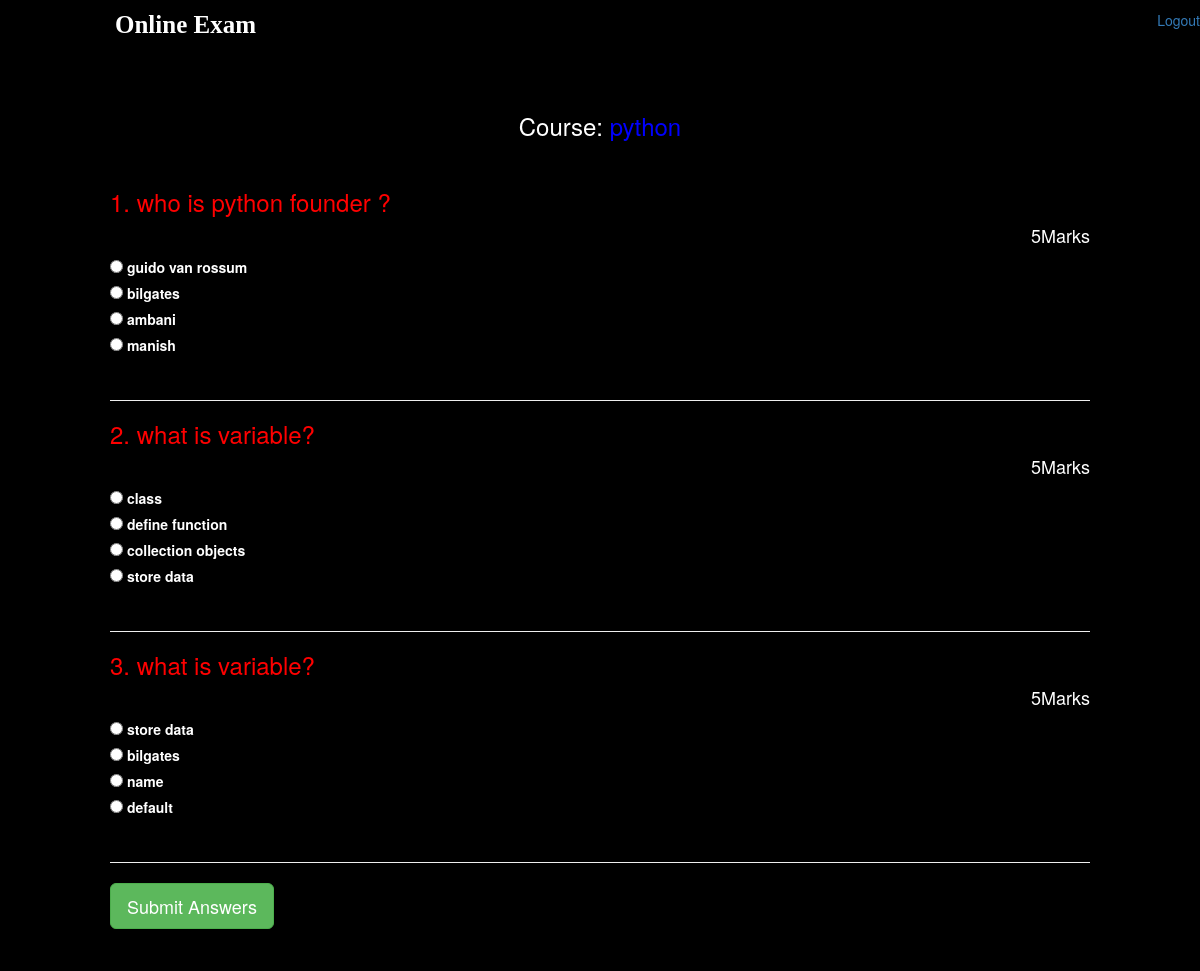
The app's page /6/exam with its own data.
### testapp/models.py (models this page shows, shortened)
class Course(models.Model):
    course_name = models.CharField(max_length=100)
    ques_no = models.PositiveIntegerField()
    total_marks = models.PositiveIntegerField()

class Question(models.Model):
    course = models.ForeignKey(Course,on_delete=models.CASCADE)
    marks = models.PositiveIntegerField()
    question = models.CharField(max_length=500)
    option1 = models.CharField(max_length=100)
    option2 = models.CharField(max_length=100)
    option3 = models.CharField(max_length=100)
    option4 = models.CharField(max_length=100)
    select = (('option1','option1'),('option2','option2'),('option3','option3'),('option4','option4'))
    answer = models.CharField(max_length=100,choices=select)

### testapp/views.py (the view)
# urls.py: path('<int:pk>/exam', views.Exam_view.as_view(),name='exam'),
class Exam_view(View):
    def get(self,request,pk):
        course = Course.objects.get(id=pk)
        question = Question.objects.all().filter(course=course)
        if request.method == 'POST':
            pass
        response = render(request,'testapp/exam.html',{'course':course,'question':question})
        response.set_cookie('course_id',course.id)
        print(question)
        return response

### template/testapp/exam.html (shortened to what this page needs)
<!doctype html>
{% load static%}
<html lang="en">
  <head>
    <link rel="stylesheet" href="{% static 'css/style2.css'%}">
    <link rel="stylesheet" href="https://cdn.jsdelivr.net/npm/bootstrap@3.4.1/dist/css/bootstrap.min.css">
  </head>
  <body style="background-color:black;">
    {% include 'testapp/navbar.html'%}
    <div class="jumbotron" style="background:transparent;color:white;">
      <div class="containter" >
        <div class="row">
          <form class="" autocomplete="off" onsubmit="return SaveAns() "action="/calculate/" method="POST">
            <h3  style="text-align:center;">Course:   <span style="color:blue;">{{course.course_name}}</span></h3><br>
                   {% for i in question%}
                      <h3 style="color:red;">{{forloop.counter}}.   {{i.question}}</h3><h4 style="text-align:right;">{{i.marks}}Marks</h4>
                      <div class="">
                        <input type="radio" name="{{forloop.counter}}"  value="option1">
                        <label >{{i.option1}}</label>
                      </div>
                      <div class="">
                         <input type="radio" name="{{forloop.counter}}"  value="option2">
                         <label >{{i.option2}}</label>
                      </div>
                      <div class="">
                         <input type="radio" name="{{forloop.counter}}"  value="option3">
                         <label >{{i.option3}}</label>
                      </div>
                      <div class="">
                         <input type="radio" name="{{forloop.counter}}"  value="option4">
                         <label >{{i.option4}}</label>
                      </div>
                       <br>
                       <hr>
                    {% endfor%}
                    <input type="submit" name="" value="Submit Answers" class="btn btn-success btn-lg">
          </form>
        </div>
      </div>
    </div>
  </body>
</html>

### template/testapp/navbar.html (shortened to what this page needs)
<!doctype html>
{% load static%}
<html lang="en">
  <head>
    <link rel="stylesheet" href="{% static 'css/style.css'%}">
    <link rel="stylesheet" href="https://cdn.jsdelivr.net/npm/bootstrap@3.4.1/dist/css/bootstrap.min.css">
  </head>
  <body>
    <nav class="navbar navbar-default" style=" background-color:black;;box-shadow:0px 5px rgba(0,0,0,0.3);color:white;border:None;position:fixed;width:100%;">
      <div class="navbar-header">
        <a href="#" class="navbar-brand "><b>Online Exam</b></a>
      </div>
      <ul class="nav nav-navbar navbar-right">
        <li><a href="" >Logout</a></li>
      </ul>
    </nav>
  </body>
</html>

### static/css/style.css (style rules this page uses)
* { margin: 0px; padding: 0px; }
body { background-image: url('/static/image/tag.jpg'); background-repeat: no-repeat; background-size: cover; display:block; }
nav { border: none; margin-top: 0px; padding-bottom: 2px; }
.navbar-header { margin-left: 100px; font-family: sans-serif; }
form { padding: 15px; border-radius: 5px; }

### template/testapp/exam.html (style rules this page uses)
.containter { background: rgba(0,0,0,0.3); margin-left: 5%; margin-right: 5%; padding-left: 50px; padding-right: 50px; border-radius: 20px; margin-top: 30px; }
.jumbotron { background:transparent; }

### template/testapp/navbar.html (style rules this page uses)
.navbar-default .navbar-header>a { color: white; font-family:serif; font-size: 25px; margin }

### records on screen
Course: course_name "python"
Question: question "who is python founder ?", marks "5", option1 "guido van rossum", option2 "bilgates", option3 "ambani", option4 "manish"
Question: question "what is variable?", marks "5", option1 "class", option2 "define function", option3 "collection objects", option4 "store data"
Question: question "what is variable?", marks "5", option1 "store data", option2 "bilgates", option3 "name", option4 "default"
